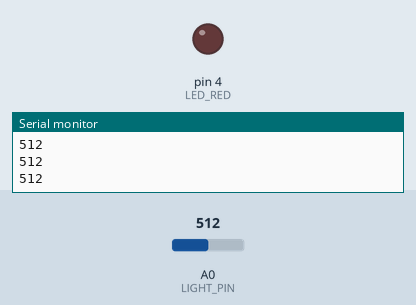
Recording of a sketch running on a simulated Arduino Uno, built with avr-gcc and run on an emulated ATmega328P. Parts: output pins drawn as LEDs (lit = HIGH), the last lines printed to the serial monitor. The inputs (shaded band) are chosen by the test bench; at power-on: A0 (LIGHT_PIN) = 512.

Above: at 1.2 s.
1.3 s: A0 (LIGHT_PIN) set to 491
At 2.3 s:
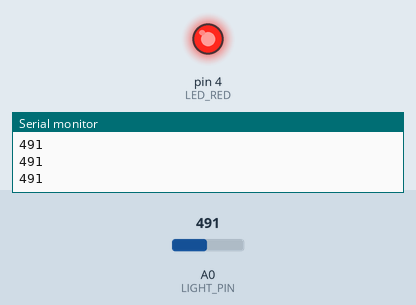
2.8 s: A0 (LIGHT_PIN) set to 510
At 3.6 s:
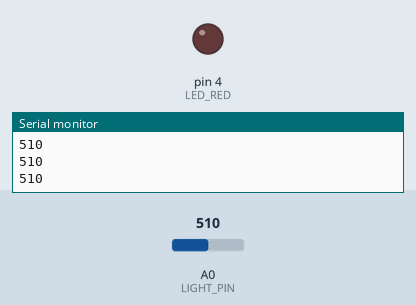
4.3 s: A0 (LIGHT_PIN) set to 490
At 4.7 s:
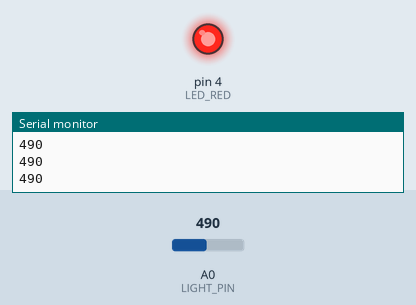
Timing chart, 0 to 7.3 s (numbered marks = the images above; inputs shaded):
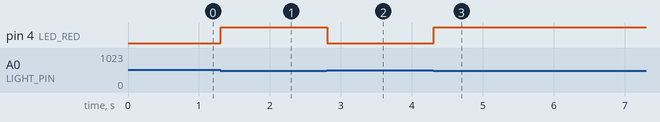

Measured:
- the behaviour switches between 500 and 499 on A0 (LIGHT_PIN) (found by bisection; images 0 and 1)
- after the input at 1.3 s, pin 4 (LED_RED): LOW → HIGH at once
- after the input at 2.8 s, pin 4 (LED_RED): HIGH → LOW at once
- after the input at 4.3 s, pin 4 (LED_RED): LOW → HIGH at once

The sketch:

20127102.ino
```cpp
// C++ code
//
int LED_RED = 4;
int LIGHT_PIN = A0;

void setup()
{
  pinMode(LED_RED, OUTPUT);
  pinMode(LIGHT_PIN, INPUT);
  Serial.begin(9600);
}

void loop()
{
	int val = analogRead(LIGHT_PIN);
  	Serial.println(val);
  	if(val < 500)
    {
      	digitalWrite(LED_RED, HIGH);
    }
  	else
    {
      	digitalWrite(LED_RED, LOW);
    }
}
```
